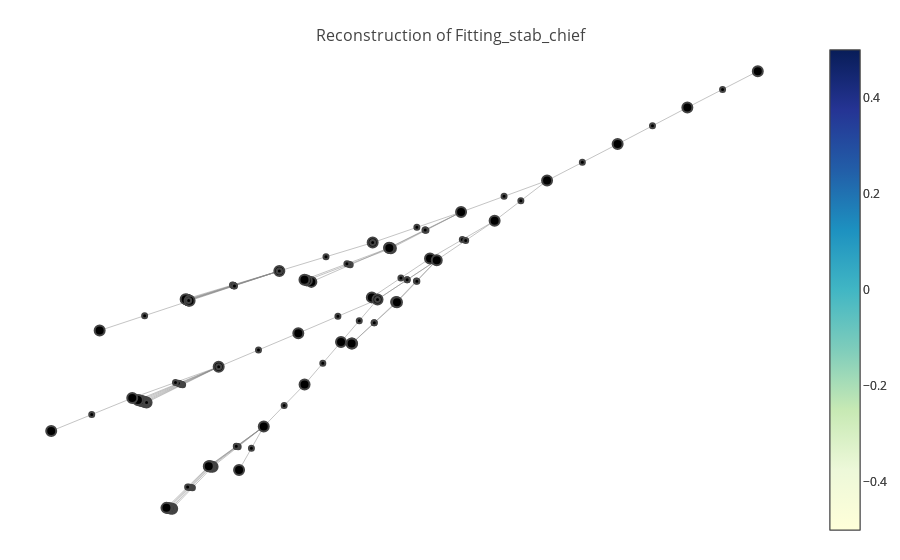

Write notebook code for a chart like this one.
### Code cell
from ml4tputils.visualize import *

tgtlem = "Fitting_stab_chief"
file = "/Users/dehuang/Documents/research/ml4tp/data/odd-order/BGsection1.v.dump"
#tgtlem = "oU"
#file = "/Users/dehuang/Documents/research/ml4tp/data/odd-order/PFsection14.v.dump"
vis = Visualize(f_display=True, f_jupyter=True, f_verbose=False, tgtlem=tgtlem)
tactrs = vis.visualize_file(file)

### Figure 1 — Plotly figure (JSON) as saved in the notebook; plotly's stock layout.template omitted (floating-point values rounded to 4 significant figures; data arrays with more than 128 entries replaced by an {"elided": "..."} marker saying what was removed)
{"data": [{"hoverinfo": null, "line": {"color": "#888", "width": 0.5}, "mode": "lines", "type": "scatter", "x": {"elided": "183 float values"}, "y": {"elided": "183 float values"}}, {"hoverinfo": "text", "marker": {"color": [], "colorscale": "YIGnBu", "line": {"width": 2}, "reversescale": true, "showscale": true, "size": 10}, "mode": "markers", "text": ["gid: 192<br>H': {set gT}<br>H: {set gT}<br>Gchief: {group gT} * {group gT} -> bool<br>nsF'G: 'F(G') <| G<br>nG'G: G \\subset 'N(G')<br>sG'G: G' \\subset G<br>nsG'G: G' <| G<br>solG: solvable G<br>G: {group gT}<br>G': {group gT}<br>gT: finGroupType<br>=====================<br>'F(G') \\subset H", "gid: 236<br>chiefUV: Gchief (U, V)<br>U: group_of_finType gT<br>V: group_of_finType gT<br>H': {set gT}<br>H: {set gT}<br>Gchief: {group gT} * {group gT} -> bool<br>nsF'G: 'F(G') <| G<br>nG'G: G \\subset 'N(G')<br>sG'G: G' \\subset G<br>nsG'G: G' <| G<br>solG: solvable G<br>G: {group gT}<br>G': {group gT}<br>gT: finGroupType<br>=====================<br>'F(G') \\subset 'C(U / V | 'Q)", "gid: 254<br>minUV: minnormal (U / V) (G / V)<br>chiefUV: Gchief (U, V)<br>U: group_of_finType gT<br>V: group_of_finType gT<br>H': {set gT}<br>H: {set gT}<br>Gchief: {group gT} * {group gT} -> bool<br>nsF'G: 'F(G') <| G<br>nG'G: G \\subset 'N(G')<br>sG'G: G' \\subset G<br>nsG'G: G' <| G<br>solG: solvable G<br>G: {group gT}<br>G': {group gT}<br>gT: finGroupType<br>=====================<br>'F(G') \\subset 'C(U / V | 'Q)", "gid: 394<br>nUG: G \\subset 'N(U)<br>sUG: U \\subset G<br>nVG: G \\subset 'N(V)<br>minUV: minnormal (U / V) (G / V)<br>U: group_of_finType gT<br>V: group_of_finType gT<br>H': {set gT}<br>H: {set gT}<br>Gchief: {group gT} * {group gT} -> bool<br>nsF'G: 'F(G') <| G<br>nG'G: G \\subset 'N(G')<br>sG'G: G' \\subset G<br>nsG'G: G' <| G<br>solG: solvable G<br>G: {group gT}<br>G': {group gT}<br>gT: finGroupType<br>=====================<br>'F(G') \\subset 'C(U / V | 'Q)", "gid: 411<br>nUG: G \\subset 'N(U)<br>sUG: U \\subset G<br>nVG: G \\subset 'N(V)<br>minUV: minnormal (U / V) (G / V)<br>U: group_of_finType gT<br>V: group_of_finType gT<br>H': {set gT}<br>H: {set gT}<br>Gchief: {group gT} * {group gT} -> bool<br>nsF'G: 'F(G') <| G<br>nG'G: G \\subset 'N(G')<br>sG'G: G' \\subset G<br>nsG'G: G' <| G<br>solG: solvable G<br>G: {group gT}<br>G': {group gT}<br>gT: finGroupType<br>=====================<br>true", "gid: t81", "gid: 412<br>nUG: G \\subset 'N(U)<br>sUG: U \\subset G<br>nVG: G \\subset 'N(V)<br>minUV: minnormal (U / V) (G / V)<br>U: group_of_finType gT<br>V: group_of_finType gT<br>H': {set gT}<br>H: {set gT}<br>Gchief: {group gT} * {group gT} -> bool<br>nsF'G: 'F(G') <| G<br>nG'G: G \\subset 'N(G')<br>sG'G: G' \\subset G<br>nsG'G: G' <| G<br>solG: solvable G<br>G: {group gT}<br>G': {group gT}<br>gT: finGroupType<br>=====================<br>solvable U", "gid: 413<br>nUG: G \\subset 'N(U)<br>sUG: U \\subset G<br>nVG: G \\subset 'N(V)<br>minUV: minnormal (U / V) (G / V)<br>U: group_of_finType gT<br>V: group_of_finType gT<br>H': {set gT}<br>H: {set gT}<br>Gchief: {group gT} * {group gT} -> bool<br>nsF'G: 'F(G') <| G<br>nG'G: G \\subset 'N(G')<br>sG'G: G' \\subset G<br>nsG'G: G' <| G<br>solG: solvable G<br>G: {group gT}<br>G': {group gT}<br>gT: finGroupType<br>=====================<br>solvable U = true", "gid: 430<br>nUG: G \\subset 'N(U)<br>sUG: U \\subset G<br>nVG: G \\subset 'N(V)<br>minUV: minnormal (U / V) (G / V)<br>U: group_of_finType gT<br>V: group_of_finType gT<br>H': {set gT}<br>H: {set gT}<br>Gchief: {group gT} * {group gT} -> bool<br>nsF'G: 'F(G') <| G<br>nG'G: G \\subset 'N(G')<br>sG'G: G' \\subset G<br>nsG'G: G' <| G<br>solG: solvable G<br>G: {group gT}<br>G': {group gT}<br>gT: finGroupType<br>=====================<br>true = solvable U", "gid: e114", "gid: e115", "gid: e116", "gid: e117", "gid: e118", "gid: 433<br>nUG: G \\subset 'N(U)<br>sUG: U \\subset G<br>nVG: G \\subset 'N(V)<br>minUV: minnormal (U / V) (G / V)<br>U: group_of_finType gT<br>V: group_of_finType gT<br>H': {set gT}<br>H: {set gT}<br>Gchief: {group gT} * {group gT} -> bool<br>nsF'G: 'F(G') <| G<br>nG'G: G \\subset 'N(G')<br>sG'G: G' \\subset G<br>nsG'G: G' <| G<br>solG: solvable G<br>G: {group gT}<br>G': {group gT}<br>gT: finGroupType<br>=====================<br>locked false = true", "gid: e119", "gid: 404<br>nUG: G \\subset 'N(U)<br>sUG: U \\subset G<br>nVG: G \\subset 'N(V)<br>minUV: minnormal (U / V) (G / V)<br>U: group_of_finType gT<br>V: group_of_finType gT<br>H': {set gT}<br>H: {set gT}<br>Gchief: {group gT} * {group gT} -> bool<br>nsF'G: 'F(G') <| G<br>nG'G: G \\subset 'N(G')<br>sG'G: G' \\subset G<br>nsG'G: G' <| G<br>solG: solvable G<br>G: {group gT}<br>G': {group gT}<br>gT: finGroupType<br>=====================<br>solvable (U / V)", "gid: 442<br>nUG: G \\subset 'N(U)<br>sUG: U \\subset G<br>nVG: G \\subset 'N(V)<br>minUV: minnormal (U / V) (G / V)<br>U: group_of_finType gT<br>V: group_of_finType gT<br>H': {set gT}<br>H: {set gT}<br>Gchief: {group gT} * {group gT} -> bool<br>nsF'G: 'F(G') <| G<br>nG'G: G \\subset 'N(G')<br>sG'G: G' \\subset G<br>nsG'G: G' <| G<br>solG: solvable G<br>G: {group gT}<br>G': {group gT}<br>gT: finGroupType<br>=====================<br>true", "gid: 443<br>nUG: G \\subset 'N(U)<br>sUG: U \\subset G<br>nVG: G \\subset 'N(V)<br>minUV: minnormal (U / V) (G / V)<br>U: group_of_finType gT<br>V: group_of_finType gT<br>H': {set gT}<br>H: {set gT}<br>Gchief: {group gT} * {group gT} -> bool<br>nsF'G: 'F(G') <| G<br>nG'G: G \\subset 'N(G')<br>sG'G: G' \\subset G<br>nsG'G: G' <| G<br>solG: solvable G<br>G: {group gT}<br>G': {group gT}<br>gT: finGroupType<br>=====================<br>solvable G", "gid: t82", "gid: t83", "gid: 444<br>solUV: solvable (U / V)<br>nUG: G \\subset 'N(U)<br>sUG: U \\subset G<br>nVG: G \\subset 'N(V)<br>minUV: minnormal (U / V) (G / V)<br>U: group_of_finType gT<br>V: group_of_finType gT<br>H': {set gT}<br>H: {set gT}<br>Gchief: {group gT} * {group gT} -> bool<br>nsF'G: 'F(G') <| G<br>nG'G: G \\subset 'N(G')<br>sG'G: G' \\subset G<br>nsG'G: G' <| G<br>solG: solvable G<br>G: {group gT}<br>G': {group gT}<br>gT: finGroupType<br>=====================<br>'F(G') \\subset 'C(U / V | 'Q)", "gid: 462<br>solUV: solvable (U / V)<br>nUG: G \\subset 'N(U)<br>sUG: U \\subset G<br>nVG: G \\subset 'N(V)<br>minUV: minnormal (U / V) (G / V)<br>U: group_of_finType gT<br>V: group_of_finType gT<br>H': {set gT}<br>H: {set gT}<br>Gchief: {group gT} * {group gT} -> bool<br>nsF'G: 'F(G') <| G<br>nG'G: G \\subset 'N(G')<br>sG'G: G' \\subset G<br>nsG'G: G' <| G<br>solG: solvable G<br>G: {group gT}<br>G': {group gT}<br>gT: finGroupType<br>=====================<br>U / V \\subset 'Z('F(G / V))", "gid: 464<br>nUG: G \\subset 'N(U)<br>sUG: U \\subset G<br>nVG: G \\subset 'N(V)<br>U: group_of_finType gT<br>V: group_of_finType gT<br>H': {set gT}<br>H: {set gT}<br>Gchief: {group gT} * {group gT} -> bool<br>nsF'G: 'F(G') <| G<br>nG'G: G \\subset 'N(G')<br>sG'G: G' \\subset G<br>nsG'G: G' <| G<br>solG: solvable G<br>G: {group gT}<br>G': {group gT}<br>gT: finGroupType<br>=====================<br>U / V \\subset 'Z('F(G / V)) -> 'F(G') \\subset 'C(U / V | 'Q)", "gid: t84", "gid: 518<br>nUG: G \\subset 'N(U)<br>sUG: U \\subset G<br>nVG: G \\subset 'N(V)<br>U: group_of_finType gT<br>V: group_of_finType gT<br>H': {set gT}<br>H: {set gT}<br>Gchief: {group gT} * {group gT} -> bool<br>nsF'G: 'F(G') <| G<br>nG'G: G \\subset 'N(G')<br>sG'G: G' \\subset G<br>nsG'G: G' <| G<br>solG: solvable G<br>G: {group gT}<br>G': {group gT}<br>gT: finGroupType<br>=====================<br>U / V \\subset 'Z('F(G / V)) -> 'F(G') / V \\subset 'C(U / V)", "gid: 520<br>nUG: G \\subset 'N(U)<br>sUG: U \\subset G<br>nVG: G \\subset 'N(V)<br>U: group_of_finType gT<br>V: group_of_finType gT<br>H': {set gT}<br>H: {set gT}<br>Gchief: {group gT} * {group gT} -> bool<br>nsF'G: 'F(G') <| G<br>nG'G: G \\subset 'N(G')<br>sG'G: G' \\subset G<br>nsG'G: G' <| G<br>solG: solvable G<br>G: {group gT}<br>G': {group gT}<br>gT: finGroupType<br>=====================<br>U / V \\subset 'Z('F(G / V)) -> 'F(G') / V \\subset 'C(U / V)", "gid: 521<br>x: U / V \\subset 'Z('F(G / V))<br>nUG: G \\subset 'N(U)<br>sUG: U \\subset G<br>nVG: G \\subset 'N(V)<br>U: group_of_finType gT<br>V: group_of_finType gT<br>H': {set gT}<br>H: {set gT}<br>Gchief: {group gT} * {group gT} -> bool<br>nsF'G: 'F(G') <| G<br>nG'G: G \\subset 'N(G')<br>sG'G: G' \\subset G<br>nsG'G: G' <| G<br>solG: solvable G<br>G: {group gT}<br>G': {group gT}<br>gT: finGroupType<br>=====================<br>'F(G') / V \\subset 'C(U / V)", "gid: 538<br>x: U / V \\subset 'Z('F(G / V))<br>nUG: G \\subset 'N(U)<br>sUG: U \\subset G<br>nVG: G \\subset 'N(V)<br>U: group_of_finType gT<br>V: group_of_finType gT<br>H': {set gT}<br>H: {set gT}<br>Gchief: {group gT} * {group gT} -> bool<br>nsF'G: 'F(G') <| G<br>nG'G: G \\subset 'N(G')<br>sG'G: G' \\subset G<br>nsG'G: G' <| G<br>solG: solvable G<br>G: {group gT}<br>G': {group gT}<br>gT: finGroupType<br>=====================<br>true = ('F(G') / V \\subset 'C(U / V))", "gid: e120", "gid: e121", "gid: e122", "gid: e123", "gid: e124", "gid: 541<br>x: U / V \\subset 'Z('F(G / V))<br>nUG: G \\subset 'N(U)<br>sUG: U \\subset G<br>nVG: G \\subset 'N(V)<br>U: group_of_finType gT<br>V: group_of_finType gT<br>H': {set gT}<br>H: {set gT}<br>Gchief: {group gT} * {group gT} -> bool<br>nsF'G: 'F(G') <| G<br>nG'G: G \\subset 'N(G')<br>sG'G: G' \\subset G<br>nsG'G: G' <| G<br>solG: solvable G<br>G: {group gT}<br>G': {group gT}<br>gT: finGroupType<br>=====================<br>locked false = true", "gid: e125", "gid: 564<br>nUG: G \\subset 'N(U)<br>sUG: U \\subset G<br>nVG: G \\subset 'N(V)<br>U: group_of_finType gT<br>V: group_of_finType gT<br>H': {set gT}<br>H: {set gT}<br>Gchief: {group gT} * {group gT} -> bool<br>nsF'G: 'F(G') <| G<br>nG'G: G \\subset 'N(G')<br>sG'G: G' \\subset G<br>nsG'G: G' <| G<br>solG: solvable G<br>G: {group gT}<br>G': {group gT}<br>gT: finGroupType<br>=====================<br>true", "gid: t85", "gid: 565<br>nUG: G \\subset 'N(U)<br>sUG: U \\subset G<br>nVG: G \\subset 'N(V)<br>U: group_of_finType gT<br>V: group_of_finType gT<br>H': {set gT}<br>H: {set gT}<br>Gchief: {group gT} * {group gT} -> bool<br>nsF'G: 'F(G') <| G<br>nG'G: G \\subset 'N(G')<br>sG'G: G' \\subset G<br>nsG'G: G' <| G<br>solG: solvable G<br>G: {group gT}<br>G': {group gT}<br>gT: finGroupType<br>=====================<br>G \\subset 'N(V)", "gid: t86", "gid: 599<br>nUG: G \\subset 'N(U)<br>sUG: U \\subset G<br>nVG: G \\subset 'N(V)<br>U: group_of_finType gT<br>V: group_of_finType gT<br>H': {set gT}<br>H: {set gT}<br>Gchief: {group gT} * {group gT} -> bool<br>nsF'G: 'F(G') <| G<br>nG'G: G \\subset 'N(G')<br>sG'G: G' \\subset G<br>nsG'G: G' <| G<br>solG: solvable G<br>G: {group gT}<br>G': {group gT}<br>gT: finGroupType<br>=====================<br>U / V \\subset 'C('F(G / V)) -> 'F(G') / V \\subset 'C(U / V)", "gid: 608<br>nUG: G \\subset 'N(U)<br>sUG: U \\subset G<br>nVG: G \\subset 'N(V)<br>U: group_of_finType gT<br>V: group_of_finType gT<br>H': {set gT}<br>H: {set gT}<br>Gchief: {group gT} * {group gT} -> bool<br>nsF'G: 'F(G') <| G<br>nG'G: G \\subset 'N(G')<br>sG'G: G' \\subset G<br>nsG'G: G' <| G<br>solG: solvable G<br>G: {group gT}<br>G': {group gT}<br>gT: finGroupType<br>=====================<br>'F(G / V) \\subset 'C(U / V) -> 'F(G') / V \\subset 'C(U / V)", "gid: 630<br>nUG: G \\subset 'N(U)<br>sUG: U \\subset G<br>nVG: G \\subset 'N(V)<br>U: group_of_finType gT<br>V: group_of_finType gT<br>H': {set gT}<br>H: {set gT}<br>Gchief: {group gT} * {group gT} -> bool<br>nsF'G: 'F(G') <| G<br>nG'G: G \\subset 'N(G')<br>sG'G: G' \\subset G<br>nsG'G: G' <| G<br>solG: solvable G<br>G: {group gT}<br>G': {group gT}<br>gT: finGroupType<br>=====================<br>'F(G') / V \\subset 'F(G / V)", "gid: 645<br>nUG: G \\subset 'N(U)<br>sUG: U \\subset G<br>nVG: G \\subset 'N(V)<br>U: group_of_finType gT<br>V: group_of_finType gT<br>H': {set gT}<br>H: {set gT}<br>Gchief: {group gT} * {group gT} -> bool<br>nsF'G: 'F(G') <| G<br>nG'G: G \\subset 'N(G')<br>sG'G: G' \\subset G<br>nsG'G: G' <| G<br>solG: solvable G<br>G: {group gT}<br>G': {group gT}<br>gT: finGroupType<br>=====================<br>true", "gid: 671<br>nUG: G \\subset 'N(U)<br>sUG: U \\subset G<br>nVG: G \\subset 'N(V)<br>U: group_of_finType gT<br>V: group_of_finType gT<br>H': {set gT}<br>H: {set gT}<br>Gchief: {group gT} * {group gT} -> bool<br>nsF'G: 'F(G') <| G<br>nG'G: G \\subset 'N(G')<br>sG'G: G' \\subset G<br>nsG'G: G' <| G<br>solG: solvable G<br>G: {group gT}<br>G': {group gT}<br>gT: finGroupType<br>=====================<br>true", "gid: 672<br>nUG: G \\subset 'N(U)<br>sUG: U \\subset G<br>nVG: G \\subset 'N(V)<br>U: group_of_finType gT<br>V: group_of_finType gT<br>H': {set gT}<br>H: {set gT}<br>Gchief: {group gT} * {group gT} -> bool<br>nsF'G: 'F(G') <| G<br>nG'G: G \\subset 'N(G')<br>sG'G: G' \\subset G<br>nsG'G: G' <| G<br>solG: solvable G<br>G: {group gT}<br>G': {group gT}<br>gT: finGroupType<br>=====================<br>('F(G'))%G <| G", "gid: 708<br>nUG: G \\subset 'N(U)<br>sUG: U \\subset G<br>nVG: G \\subset 'N(V)<br>U: group_of_finType gT<br>V: group_of_finType gT<br>H': {set gT}<br>H: {set gT}<br>Gchief: {group gT} * {group gT} -> bool<br>nsF'G: 'F(G') <| G<br>nG'G: G \\subset 'N(G')<br>sG'G: G' \\subset G<br>nsG'G: G' <| G<br>solG: solvable G<br>G: {group gT}<br>G': {group gT}<br>gT: finGroupType<br>=====================<br>true", "gid: 725<br>nUG: G \\subset 'N(U)<br>sUG: U \\subset G<br>nVG: G \\subset 'N(V)<br>U: group_of_finType gT<br>V: group_of_finType gT<br>H': {set gT}<br>H: {set gT}<br>Gchief: {group gT} * {group gT} -> bool<br>nsF'G: 'F(G') <| G<br>nG'G: G \\subset 'N(G')<br>sG'G: G' \\subset G<br>nsG'G: G' <| G<br>solG: solvable G<br>G: {group gT}<br>G': {group gT}<br>gT: finGroupType<br>=====================<br>true", "gid: t87", "gid: t88", "gid: t89", "gid: t90", "gid: t91", "gid: t92"], "type": "scatter", "x": [0.6482, 0.5514, 0.4557, 0.3587, 0.1417, 0.03497, 0.1192, -0.009013, -0.1335, -0.1338, -0.1345, -0.1353, -0.1361, -0.1377, -0.1323, -0.2558, 0.2406, 0.1442, 0.1421, 0.02872, 0.02552, 0.2867, 0.1979, 0.2072, 0.118, 0.1259, 0.01704, -0.0923, -0.1913, -0.1934, -0.1957, -0.1982, -0.2008, -0.2032, -0.211, -0.3223, 0.1514, 0.09097, 0.1526, 0.09027, 0.07572, 0.02567, -0.03038, -0.1007, -0.1029, -0.1043, -0.1052, -0.1059, -0.1562, -0.158, -0.1601, -0.1622, -0.164, -0.06432], "y": [1.0, 0.8645, 0.728, 0.5916, 0.3406, 0.2134, 0.36, 0.2542, 0.1441, 0.1445, 0.1453, 0.1462, 0.1471, 0.149, 0.1427, 0.03162, 0.474, 0.3386, 0.3401, 0.219, 0.2215, 0.4413, 0.3011, 0.2946, 0.1555, 0.1479, 0.02172, -0.1037, -0.2371, -0.2355, -0.2337, -0.2316, -0.2294, -0.2274, -0.2204, -0.3438, 0.1379, -0.01685, 0.1374, -0.01662, -0.01098, -0.1698, -0.3267, -0.4772, -0.4762, -0.4756, -0.4752, -0.4748, -0.6339, -0.6331, -0.6322, -0.6313, -0.6306, -0.4895]}, {"hoverinfo": "text", "marker": {"color": [], "colorscale": "YIGnBu", "line": {"width": 2}, "reversescale": true, "showscale": true, "size": 5}, "mode": "markers", "text": ["ftac: apply /bigcapsP=> [[U V] /= chiefUV]", "ftac: have minUV: minnormal (U / V) (G / V) := chief_factor_minnormal chiefUV", "ftac: have {chiefUV}[/= /maxgroupp/andP [_ nVG] sUG nUG] := and3P chiefUV", "ftac: trivial", "ftac: trivial", "ftac: <ssreflect_plugin::ssrrewrite@0> $args $clauses", "ftac: <ssreflect_plugin::ssrrewrite@0> $args $clauses", "ftac: trivial", "ftac: apply : Logic.eq_sym", "ftac: trivial", "ftac: discriminate", "ftac: contradiction", "ftac: <ssreflect_plugin::ssrtcldo@0>![ solve [ trivial | apply : Logic.eq_sym; trivial ] | discriminate | contradiction | split ]", "ftac: <ssreflect_plugin::ssrrewrite@0> $args $clauses", "ftac: <ssreflect_plugin::ssrrewrite@0> $args $clauses", "ftac: <ssreflect_plugin::ssrrewrite@0> $args $clauses", "ftac: <ssreflect_plugin::ssrrewrite@0> $args $clauses", "ftac: rewrite quotient_sol // (solvableS sUG)", "ftac: rewrite quotient_sol // (solvableS sUG)", "ftac: rewrite quotient_sol // (solvableS sUG)", "ftac: rewrite quotient_sol // (solvableS sUG)", "ftac: trivial", "ftac: trivial", "ftac: have solUV: solvable (U / V) by rewrite quotient_sol // (solvableS sUG)", "ftac: have solUV: solvable (U / V) by rewrite quotient_sol // (solvableS sUG)", "ftac: have {solUV minUV}: U / V \\subset 'Z('F(G / V))", "ftac: have {solUV minUV}: U / V \\subset 'Z('F(G / V))", "ftac: exact : minnormal_solvable_Fitting_center minUV (quotientS V sUG) solUV", "ftac: trivial", "ftac: <ssreflect_plugin::ssrrewrite@0> $args $clauses", "ftac: <ssreflect_plugin::ssrrewrite@0> $args $clauses", "ftac: trivial", "ftac: apply : Logic.eq_sym", "ftac: trivial", "ftac: discriminate", "ftac: contradiction", "ftac: <ssreflect_plugin::ssrtcldo@0>![ solve [ trivial | apply : Logic.eq_sym; trivial ] | discriminate | contradiction | split ]", "ftac: <ssreflect_plugin::ssrrewrite@0> $args $clauses", "ftac: <ssreflect_plugin::ssrrewrite@0> $args $clauses", "ftac: <ssreflect_plugin::ssrrewrite@0> $args $clauses", "ftac: <ssreflect_plugin::ssrrewrite@0> $args $clauses", "ftac: trivial", "ftac: trivial", "ftac: rewrite sub_astabQ gFsub_trans ?(subset_trans sG'G) //=", "ftac: rewrite sub_astabQ gFsub_trans ?(subset_trans sG'G) //=", "ftac: rewrite sub_astabQ gFsub_trans ?(subset_trans sG'G) //=", "ftac: rewrite sub_astabQ gFsub_trans ?(subset_trans sG'G) //=", "ftac: case /subsetIP=> _", "ftac: rewrite centsC", "ftac: apply : subset_trans", "ftac: rewrite Fitting_max ?quotient_normal ?quotient_nil ?Fitting_nil", "ftac: rewrite Fitting_max ?quotient_normal ?quotient_nil ?Fitting_nil", "ftac: rewrite Fitting_max ?quotient_normal ?quotient_nil ?Fitting_nil", "ftac: rewrite Fitting_max ?quotient_normal ?quotient_nil ?Fitting_nil", "ftac: rewrite Fitting_max ?quotient_normal ?quotient_nil ?Fitting_nil", "ftac: trivial", "ftac: trivial", "ftac: trivial", "ftac: trivial", "ftac: trivial", "ftac: by rewrite Fitting_max ?quotient_normal ?quotient_nil ?Fitting_nil"], "type": "scatter", "x": [0.5998, 0.5035, 0.4072, 0.08836, 0.1192, 0.05508, -0.009013, -0.009013, -0.07127, -0.1335, -0.07141, -0.07175, -0.07217, -0.07255, -0.07334, -0.07064, -0.194, 0.1912, 0.1799, 0.1924, 0.1914, 0.08648, 0.08381, 0.2997, 0.3227, 0.2423, 0.247, 0.158, 0.1259, 0.07146, -0.03763, -0.0923, -0.1418, -0.1913, -0.1429, -0.144, -0.1453, -0.1466, -0.1478, -0.1517, -0.2667, 0.1212, 0.1214, 0.1665, 0.1793, 0.1799, 0.1665, 0.1008, 0.0507, -0.002355, -0.06552, -0.06662, -0.06732, -0.06779, -0.06814, -0.1284, -0.1304, -0.1322, -0.1337, -0.135, -0.04735], "y": [0.9322, 0.7962, 0.6598, 0.277, 0.36, 0.3071, 0.2542, 0.2542, 0.1991, 0.1441, 0.1993, 0.1997, 0.2002, 0.2006, 0.2016, 0.1984, 0.08715, 0.4073, 0.417, 0.4063, 0.407, 0.2788, 0.2808, 0.5328, 0.5164, 0.3712, 0.3679, 0.2283, 0.1479, 0.0848, -0.04097, -0.1037, -0.1704, -0.2371, -0.1696, -0.1687, -0.1676, -0.1666, -0.1655, -0.162, -0.2821, 0.06053, 0.06038, 0.2212, 0.2162, 0.216, 0.2212, 0.06845, -0.09039, -0.2483, -0.402, -0.4015, -0.4012, -0.4009, -0.4008, -0.5555, -0.5547, -0.5539, -0.5533, -0.5527, -0.4081]}], "layout": {"hovermode": "closest", "margin": {"b": 20, "l": 5, "r": 5, "t": 40}, "showlegend": false, "title": "<br>Reconstruction of Fitting_stab_chief", "titlefont": {"size": 16}, "xaxis": {"showgrid": false, "showticklabels": false, "zeroline": false}, "yaxis": {"showgrid": false, "showticklabels": false, "zeroline": false}}}
